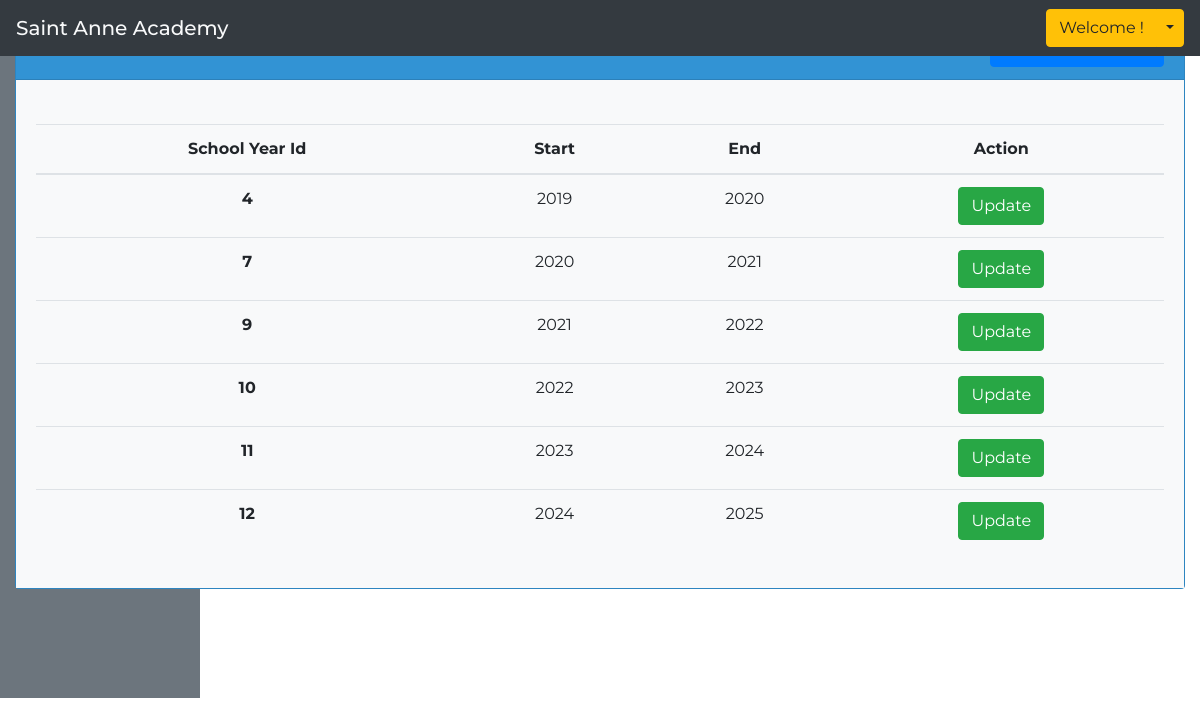
/admin/manage_schoolyear.php, run on the app's committed database.
### tables this page shows
CREATE TABLE `school_year` (
  `school_year_id` int(11) NOT NULL,
  `school_year_start` int(11) NOT NULL,
  `school_year_end` int(11) NOT NULL
);

### admin/manage_schoolyear.php (the view, shortened to what this page needs)
<?php require 'layouts/admin_header.php'; ?>
<div class="col mt-3">
        <div class="card mb-3" style="max-width: col-9; background:#3498DB;">
            <div class="card-header">
                <div class="row">
                    <div class="col-6">
                        <h4 class="text-white  ">School Year</h4>
                    </div>
                    <div class="col-6">
                        <button type="button" class="btn btn-primary float-right" data-toggle="modal" data-target="#exampleModalCenter">
                        </button>
                    </div>
                </div>
            </div>
                <div class="card-body bg-light text-dark">
                    <table class="table mt-4" style="text-align: center;">
                        <thead>
                            <tr>
                                <th scope="col">School Year Id</th>
                                <th  scope="col">Start</th>
                                <th  scope="col">End</th>
                                <th  scope="col">Action</th>
                            </tr>
                        </thead>
                        <tbody>
                            <?php
                                $con = mysqli_connect("localhost", "root", "", "enrollment");
                                $sql = "SELECT * FROM `school_year`";
                                $result = mysqli_query($con, $sql);
                                while($row = mysqli_fetch_array($result)) {
                                ?>
                                <tr>
                                    <th scope="row"><?php echo $row['school_year_id']; ?></th>
                                    <td><?php echo $row['school_year_start']; ?></td>
                                    <td><?php echo $row['school_year_end']; ?></td>
                                    <td>
                                        <button type="button" class="btn btn-success" data-toggle="modal" data-target="#update<?php echo $row['faculty_id']; ?>">
                                            Update
                                        </button>
                                    </td>
                                </tr>
                                <?php }?>
                        </tbody>
                    </table>
                </div>
            </div>
        </div>
<?php require 'layouts/admin_footer.php'; ?>

### admin/layouts/admin_header.php (style rules this page uses)
body { font-family: Montserrat; }

### data on the page
school_year: school_year_id "4", school_year_start "2019", school_year_end "2020"
school_year: school_year_id "7", school_year_start "2020", school_year_end "2021"
school_year: school_year_id "9", school_year_start "2021", school_year_end "2022"
school_year: school_year_id "10", school_year_start "2022", school_year_end "2023"
school_year: school_year_id "11", school_year_start "2023", school_year_end "2024"
school_year: school_year_id "12", school_year_start "2024", school_year_end "2025"
